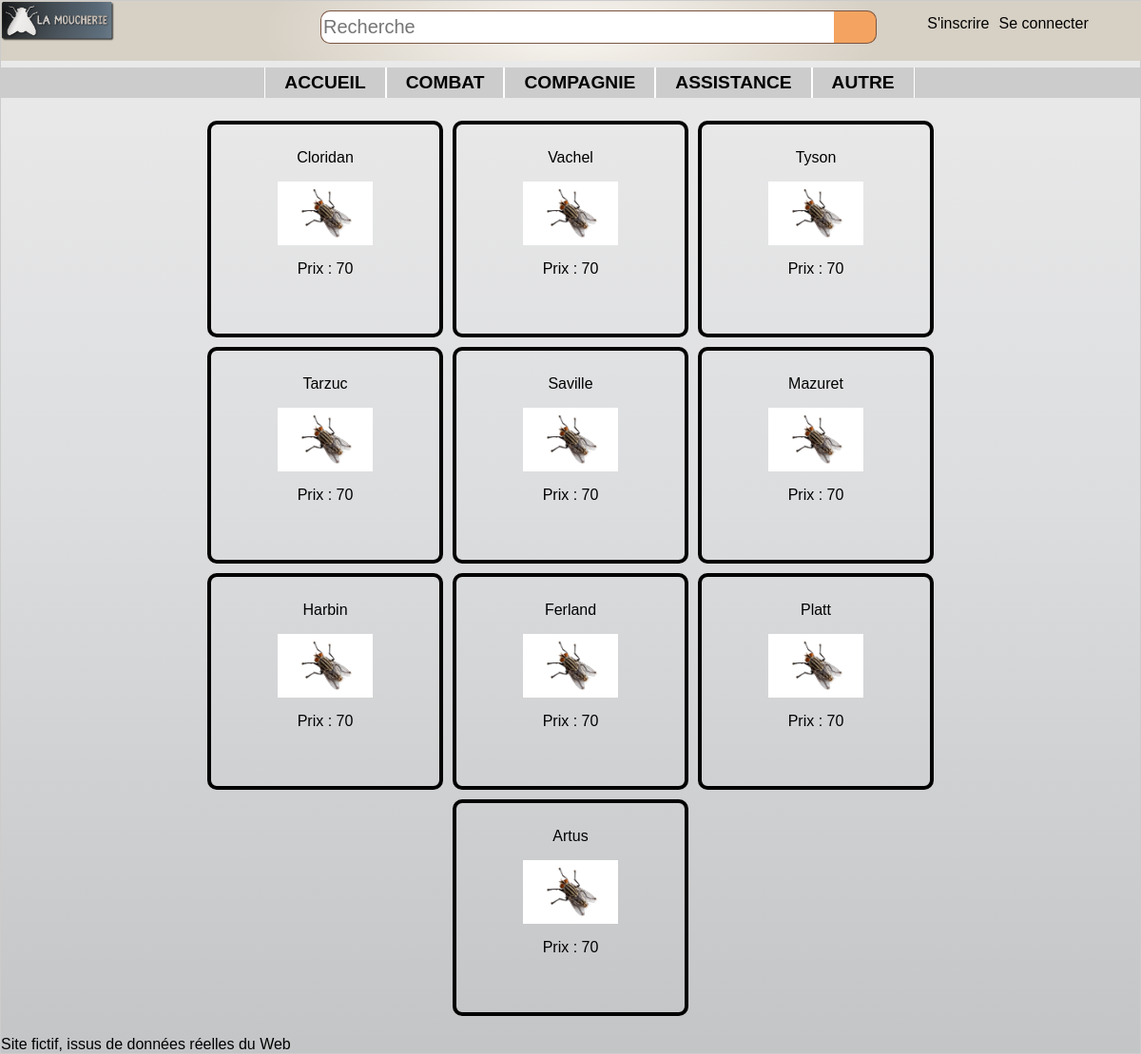
Page /controler/main.ctrl.php?cat=2 on the earlier database version.
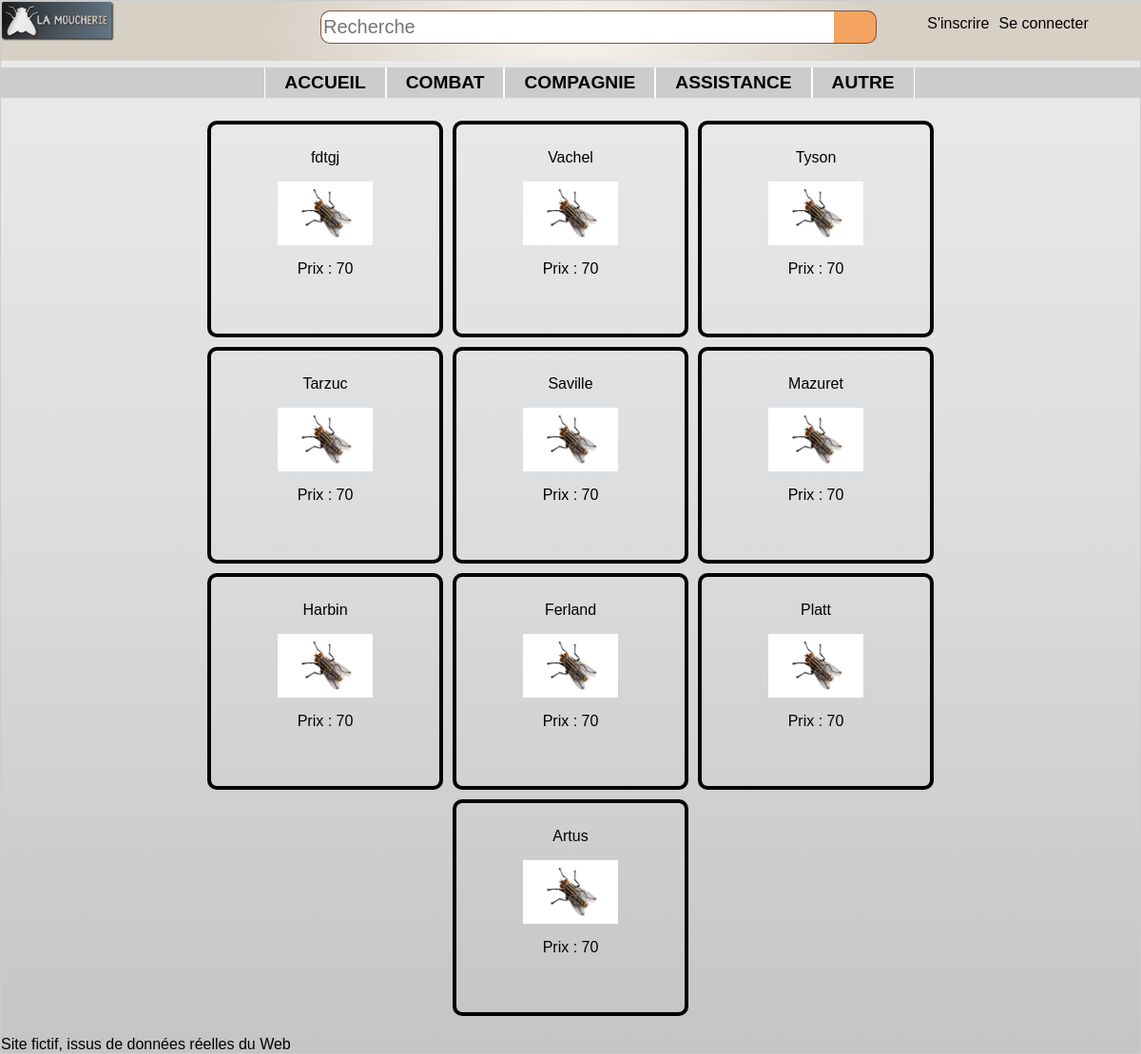
Same page on the later database version.
### tables this page shows
CREATE TABLE categorie (
	id INTEGER PRIMARY KEY,
	nom TEXT,
	pere INTEGER,
	FOREIGN KEY(pere) REFERENCES categorie(id)
);

CREATE TABLE article (
	ref INTEGER PRIMARY KEY,
	libelle TEXT,
	description TEXT,
	categorie INTEGER,
	prix REAL,
	image TEXT,
	FOREIGN KEY(categorie) REFERENCES categorie(id)
);

### controler/articles.ctrl.php (called while the page is built, shortened)
<?php
if (isset($_GET['cat']))
  $cat = $_GET['cat'];
else
  $cat = 0;
if (isset($_GET['ref'])){
  $ref = $_GET['ref'];
  if (isset($_GET['pred'])){
    $articles = $dao->prec($ref, $cat);
  }elseif (isset($_GET['next'])){
    $articles = $dao->next($ref, $cat);
  }
}else if ( $cat == 0){
  $articles = $dao->getBestArticle();
}else{
  $articles = $dao-> firstN($cat);
}
$next = $dao->next(end($articles)->ref, $cat);
include("../view/articles.view.php");
?>

### model/DAO.class.php (called while the page is built, shortened)
<?php
    $dao = new DAO();
    class DAO {
        private $db;
        function __construct() {
            try {
              $this->db = new PDO('sqlite:../data/db/lamoucherie.db');
            }
            catch (PDOException $e){
              die("erreur de connexion:".$e->getMessage());
            }
        }
        function firstN( int $cat) : array {
            if ($cat==0){
              $req = "SELECT * FROM article LIMIT 12";
            }else{
              if ($this->estUneCatPere($cat)==1){
                $req = "SELECT * FROM article WHERE categorie IN (select id FROM categorie WHERE pere=$cat) LIMIT 12";
              }else{
                $req = "SELECT * FROM article WHERE categorie=$cat LIMIT 12";
              }
            }
            $descripteur = $this->db->query($req);
            $result = $descripteur->fetchAll(PDO::FETCH_CLASS, 'Article');
            return $result;
        }
        function estUneCatPere(int $cat) : int {
          $req = "SELECT id FROM categorie WHERE id=$cat AND pere=id";
          $descripteur = $this->db->query($req);
          $estUneCatPere = $descripteur->fetchAll(PDO::FETCH_CLASS, 'Article');
          return sizeof($estUneCatPere);
        }
        function getAllCat() : array {
            $catPere = "SELECT * FROM categorie WHERE id=pere";
            $descripteur = $this->db->query($catPere);
            $resCatPere = $descripteur->fetchAll(PDO::FETCH_CLASS, 'Categorie');
            $resultat = array();
            foreach ($resCatPere as $key => $value) {
              $sousCatPere = "SELECT * FROM categorie WHERE pere=$value->id AND id!=pere";
              $descripteur = $this->db->query($sousCatPere);
              $resSousCatPere = $descripteur->fetchAll(PDO::FETCH_CLASS, 'Categorie');
              array_unshift($resSousCatPere, $value);
              $resultat[] = $resSousCatPere;
            }
            return $resultat;
        }
    }
    ?>

### view/articles.view.php (the view, shortened to what this page needs)
<?php
include("../view/header.php");
echo '<section class="articles">';
  $PATH = '../view/imgArticles/';
  foreach ($articles as $key => $article) {
    $img = $PATH.$article->image;
    echo"<a href=\"../controler/main.ctrl.php?cat=$cat&refArticle=$article->ref\">";
      echo '<article>';
        echo "<p>$article->libelle</p>";
        echo "<p><img src='$img' /></p>";
        echo "<p>Prix : $article->prix</p>";
      echo '</article>';
    echo"</a>";
  }
echo '</section>';
include("../view/footer.php");
?>

### controler/main.ctrl.php (shortened to what this page needs)
<?php
include_once("../model/DAO.class.php");
if ( isset($_SESSION["mail"]) && $dao->verifMail($_SESSION["mail"]) ){
  $userConnected = true;
}else{
  $userConnected = false;
}
$listeCategorie = $dao->getAllCat();
if (isset($_GET['inscription'])){
  include('inscription.ctrl.php');
}else if(isset($_GET['admin'])){
  include('admin.ctrl.php');
}else if(isset($_GET['panier'])){
  include('panier.ctrl.php');
}else if(isset($_GET['infocompte'])){
  include('infoCompte.ctrl.php');
}else if(isset($_GET['refArticle'])){
  include('article.ctrl.php');
}else{
  include('articles.ctrl.php');
}
?>

### view/header.php (shortened to what this page needs)
<html>
<head>
  <link rel="stylesheet" type="text/css" href="../view/design/style.css">
</head>
<body class="bridge">
  <header>
    <img src="../view/design/logo-moucherieTrans.png" alt="logo-moucherieTrans">
    <form class="formulaire" action="index.html" method="post">
      <input class="champ" type="text" placeholder="Recherche"/>
      <input class="bouton" type="button" value=" " />
    </form>
  </header>
  <nav class="connexion">
    <ul>
      <?php
          if ($userConnected){
            echo "<li>MON COMPTE";
              echo "<ul>";
                echo "<li><a href=\"../controler/main.ctrl.php?panier=1\">Mon panier</a></li>";
                echo "<li><a href=\"../controler/main.ctrl.php?infocompte=1\">Information compte</a></li>";
                if(  $_SESSION['statut'] == 'admin'){
                  echo "<li><a href=\"../controler/main.ctrl.php?admin=1\">Administration</a></li>";
                }
                echo "<li><a href=\"../controler/main.ctrl.php?deconnexion=1\">Déconnexion</a></li>";
              echo "</ul>";
            echo "</li>";
          }else{
            echo "<li><a href=\"../controler/main.ctrl.php?inscription=1\">S'inscrire</a></li>";
            echo "<li><form action=\"../controler/main.ctrl.php\" method=\"get\">Se connecter";
            echo "</form></li>";
          }
       ?>
    </ul>
  </nav>
  <nav class="menu">
    <ul>
      <li><a href="../controler/main.ctrl.php">accueil</a></li>
      <?php
        foreach ($listeCategorie as $key => $value) {
          if (sizeof($value)>1){
            $catPere = $value[0]->nom;
            $numCat = $value[0]->id;
            echo"<li><a href=\"../controler/main.ctrl.php?cat=$numCat\">$catPere</a>";
            echo"</li>";
          }else{
            $catPere = $value[0]->nom;
            $numCat = $value[0]->id;
            echo"<li><a href=\"../controler/main.ctrl.php?cat=$numCat\">$catPere</a></li>";
          }
        }
      ?>
    </ul>
  </nav>

### view/footer.php
  <footer>
    </p>Site fictif, issus de données réelles du Web</p>
  </footer>
</body>
</html>

### view/design/style.css (style rules this page uses)
.bridge { background-image: -webkit-linear-gradient(top, #EBEBEB 0%, #DCDDDF 48%, #C4C5C7 99%); background-image: linear-gradient(-180deg, #EBEBEB 0%, #DCDDDF 48%, #C4C5C7 99%); margin: 0px; }
body { font-family: HelveticaNeueW01-Thin,HelveticaNeueW02-Thin,HelveticaNeueW10-35Thin,sans-serif; margin: auto; border: 1px solid #CCC; box-shadow: 10px 10px 5px #888888; }
header { font-size:large; font-weight: bolder; width: 100%; border-left: none; border-right: none; margin: 0px; margin-top: 0px; padding: 0px; display: flex; position: fixed; justify-content: space-between; background-image: -webkit-radial-gradient(27% 185%, #F9F6F1 0%, #D7D0C5 100%); background-image: radial-gradient(27% 185%, #F9F6F1 0%, #D7D0C5 100%); }
.formulaire { display:flex; justify-content: flex-start; width: 50%; height: 35px; margin-top: 10px; margin-right: 22%; }
.formulaire .champ { width: 90%; height:35px; background-color: #ffff; border: solid 1px #7a5440; border-right: solid 0px; border-radius: 10px; border-top-right-radius: 0px; border-bottom-right-radius: 0px; font-family: arial, verdana, sans-serif; font-size: 20px; margin: 0px; padding: 2px; }
.formulaire .bouton { background-color: #F4A460; background-repeat: no-repeat; border-radius: 10px,10px,0px,0px; width: 45px; height: 100%; padding: 0px; margin: 0px; border-left: solid 0px; border-radius: 10px; border-top-left-radius: 0px; border-bottom-left-radius: 0px; vertical-align: top; border: solid 1px #7a5440; border-left: solid 0px; }
.connexion { width: 300px; height: auto; position: fixed; top : 0px; right: 10px; }
.connexion ul { list-style-type:none; display : flex; justify-content: center; }
.connexion ul li a { display: inline-block; margin-right: 10px; }
header img { width: 10%; height: 50%; }
.menu ul { background: #CCCCCC; font-size: 1.2em; list-style-type:none; display : flex; justify-content: center; margin-top : 70px; font-weight: bold; text-transform: uppercase; color : black; }
.menu ul li a { display: inline-block; padding:5px 20px; border-left: 1px solid white; border-right: 1px solid white; }
li a:link { text-decoration:none; color : black; }
section { display: flex; margin: auto; flex-wrap: wrap; justify-content :center; max-width: 840px; }
.articles a { width: 220px; height: 200px; border: 4px solid black; border-radius: 10px; padding:10px; margin : 5px; text-align: center; }
.articles a:link { text-decoration:none; color : black; }
.articles article img { width: 100px; }

Differences in the rows shown:
changed article: libelle "Cloridan" → "fdtgj"
